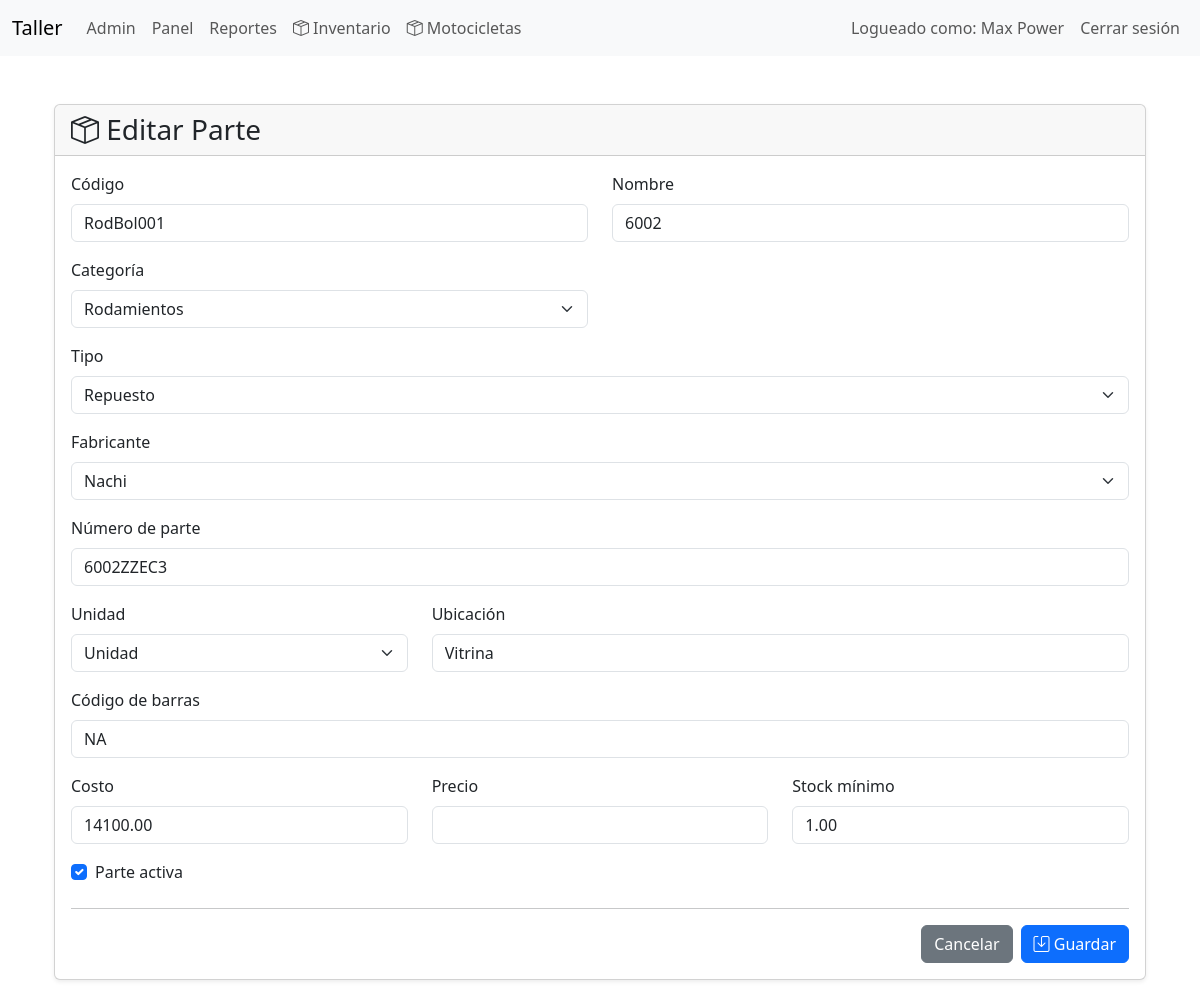
Screenshot of /index.php?controller=inventory&action=edit&id=28 (signed in) with the database file from the repository.
### tables this page shows
CREATE TABLE `partes` (
  `id` int(11) NOT NULL,
  `codigo` varchar(60) NOT NULL,
  `categoria_id` int(11) DEFAULT NULL,
  `tipo` enum('repuesto','insumo','herramienta') NOT NULL DEFAULT 'repuesto',
  `nombre` varchar(150) NOT NULL,
  `marca` varchar(100) DEFAULT NULL,
  `fabricante_repuesto_id` int(11) DEFAULT NULL,
  `numero_parte` varchar(100) DEFAULT NULL,
  `created_by` int(11) DEFAULT NULL,
  `unidad` enum('Unidad','Juego','Par','Litro','Mililitro','Kilogramo','Gramo','Metro','Centimetro') NOT NULL DEFAULT 'Unidad',
  `stock_actual` decimal(12,2) NOT NULL DEFAULT 0.00,
  `stock_reservado` decimal(12,2) NOT NULL DEFAULT 0.00,
  `stock_minimo` decimal(12,2) NOT NULL DEFAULT 0.00,
  `costo` decimal(10,2) NOT NULL DEFAULT 0.00,
  `precio_venta` decimal(10,2) NOT NULL DEFAULT 0.00,
  `ubicacion` varchar(120) DEFAULT NULL,
  `codigo_barras` varchar(100) DEFAULT NULL,
  `imagen` varchar(255) DEFAULT NULL,
  `activo` tinyint(1) NOT NULL DEFAULT 1,
  `created_at` datetime NOT NULL DEFAULT current_timestamp(),
  `updated_at` datetime NOT NULL DEFAULT current_timestamp() ON UPDATE current_timestamp()
);

CREATE TABLE `categorias_partes` (
  `id` int(11) NOT NULL,
  `nombre` varchar(100) NOT NULL,
  `descripcion` text DEFAULT NULL,
  `activo` tinyint(1) NOT NULL DEFAULT 1,
  `created_at` datetime NOT NULL DEFAULT current_timestamp(),
  `updated_at` datetime NOT NULL DEFAULT current_timestamp() ON UPDATE current_timestamp()
);

CREATE TABLE `fabricante_repuesto` (
  `id` int(11) NOT NULL,
  `nombre` varchar(100) NOT NULL,
  `descripcion` text DEFAULT NULL,
  `activo` tinyint(1) NOT NULL DEFAULT 1,
  `created_at` timestamp NOT NULL DEFAULT current_timestamp(),
  `updated_at` timestamp NOT NULL DEFAULT current_timestamp() ON UPDATE current_timestamp()
);

### app/controllers/BaseController.php (called while the page is built, shortened)
<?php
abstract class BaseController
{
    protected function render(string $view, array $data = []): void
    {
        extract($data);
        require __DIR__ . '/../views/layouts/header.php';
        require __DIR__ . '/../views/' . $view . '.php';
        require __DIR__ . '/../views/layouts/footer.php';
    }
}

### app/controllers/InventoryController.php (called while the page is built, shortened)
<?php
class InventoryController extends BaseController
{
    private Part $partModel;
    private FabricanteRepuesto $manufacturerModel;
    public function __construct(PDO $pdo)
    {
        $this->partModel = new Part($pdo);
        $this->manufacturerModel = new FabricanteRepuesto($pdo);
    }
    public function edit(): void
    {
        $id = (int) ($_GET['id'] ?? 0);
        $part = $this->partModel->findById($id);
        $this->render('inventory/form', [
            'part' => $part,
            'categories' => $this->partModel->categories(),
            'title' => 'Editar artículo',
            'manufacturers' => $this->manufacturerModel->active()
        ]);
    }
}

### app/models/BaseModel.php (called while the page is built, shortened)
<?php
class BaseModel
{
    public function __construct(PDO $pdo)
    {
        $this->db = $pdo;
    }
}

### app/models/Part.php (called while the page is built, shortened)
<?php
class Part extends BaseModel
{
    public function findById(int $id): ?array
    {
        $stmt = $this->db->prepare("
            SELECT *
            FROM partes
            WHERE id = ?
            LIMIT 1
        ");
        $stmt->execute([$id]);
        return $stmt->fetch(PDO::FETCH_ASSOC) ?: null;
    }
    public function categories(): array
    {
        return $this->db
            ->query("
                SELECT *
                FROM categorias_partes
                WHERE activo=1
                ORDER BY nombre
            ")
            ->fetchAll(PDO::FETCH_ASSOC);
    }
}

### app/models/CatalogModel.php (called while the page is built, shortened)
<?php
abstract class CatalogModel extends BaseModel
{
    protected string $table;
    public function active(): array
    {
        $stmt = $this->db->query("
            SELECT *
            FROM {$this->table}
            WHERE activo = 1
            ORDER BY nombre
        ");
        return $stmt->fetchAll(PDO::FETCH_ASSOC);
    }
}

### app/views/inventory/form.php (the view, shortened to what this page needs)
<?php
$isEdit = !empty($part);
$old = $_SESSION['old'] ?? [];
function field($name, $part, $old)
{
    return htmlspecialchars($old[$name] ?? ($part[$name] ?? ''));
}
?>
<div class="container py-4">
    <div class="card shadow-sm">
        <div class="card-header">
            <h3 class="mb-0">
                <i class="bi bi-box-seam"></i>
                <?= $isEdit ? 'Editar Parte' : 'Nueva Parte' ?>
            </h3>
        </div>
        <div class="card-body">
            <form
                method="post"
                action="index.php?controller=inventory&action=<?= $isEdit ? 'update' : 'store' ?>">
                <div class="row">
                    <div class="col-md-6 mb-3">
                        <label class="form-label">
                            Código
                        </label>
                        <input
                            type="text"
                            name="codigo"
                            class="form-control"
                            maxlength="30"
                            required
                            value="<?= field('codigo', $part, $old) ?>">
                    </div>
                    <div class="col-md-6 mb-3">
                        <label class="form-label">
                            Nombre
                        </label>
                        <input
                            type="text"
                            name="nombre"
                            class="form-control"
                            required
                            value="<?= field('nombre', $part, $old) ?>">
                    </div>
                </div>
                <div class="row">
                    <div class="col-md-6 mb-3">
                        <label class="form-label">
                            Categoría
                        </label>
                        <select
                            class="form-select"
                            name="categoria_id"
                            required>
                            <?php foreach ($categories as $cat): ?>
                                <?php
                                $selected =
                                    ($old['categoria_id'] ?? $part['categoria_id'] ?? '') == $cat['id'];
                                ?>
                                <option
                                    value="<?= $cat['id'] ?>"
                                    <?= $selected ? 'selected' : '' ?>>
                                    <?= htmlspecialchars($cat['nombre']) ?>
                                </option>
                            <?php endforeach; ?>
                        </select>
                    </div>
                    <div class="mb-3">
                        <label class="form-label">Tipo</label>
                        <select name="tipo" class="form-select">
                            <option value="repuesto">Repuesto</option>
                        </select>
                    </div>
                    <div class="mb-3">
                        <label class="form-label">
                            Fabricante
                        </label>
                        <select
                            name="fabricante_repuesto_id"
                            class="form-select">
                            <?php foreach ($manufacturers as $manufacturer): ?>
                                <option
                                    value="<?= $manufacturer['id'] ?>"
                                    <?= (($part['fabricante_repuesto_id'] ?? '') == $manufacturer['id']) ? 'selected' : '' ?>>
                                    <?= htmlspecialchars($manufacturer['nombre']) ?>
                                </option>
                            <?php endforeach; ?>
                        </select>
                    </div>
                    <div class="mb-3">
                        <label class="form-label">
                            Número de parte
                        </label>
                        <input
                            type="text"
                            name="numero_parte"
                            class="form-control"
                            value="<?= htmlspecialchars($part['numero_parte'] ?? '') ?>">
                    </div>
                </div>
                <div class="row">
                    <div class="col-md-4 mb-3">
                        <label class="form-label">
                            Unidad
                        </label>
                        <select
                            class="form-select"
                            name="unidad">
                            <option value="Unidad">Unidad</option>
                        </select>
                    </div>
                    <div class="col-md-8 mb-3">
                        <label class="form-label">
                            Ubicación
                        </label>
                        <input
                            class="form-control"
                            name="ubicacion"
                            value="<?= field('ubicacion', $part, $old) ?>">
                    </div>
                    <div class="mb-3">
                        <label class="form-label">Código de barras</label>
                        <input
                            type="text"
                            class="form-control"
                            name="codigo_barras"
                            value="<?= htmlspecialchars($part['codigo_barras'] ?? '') ?>">
                    </div>
                </div>
                <div class="row">
                    <div class="col-md-4 mb-3">
                        <label class="form-label">
                            Costo
                        </label>
                        <input
                            type="number"
                            step="0.01"
                            min="0"
                            class="form-control"
                            name="costo"
                            value="<?= field('costo', $part, $old) ?>">
                    </div>
                    <div class="col-md-4 mb-3">
                        <label class="form-label">
                            Precio
                        </label>
                        <input
                            type="number"
                            step="0.01"
                            min="0"
                            class="form-control"
                            name="precio_venta"
                            value="<?= field('precio', $part, $old) ?>">
                    </div>
                    <div class="col-md-4 mb-3">
                        <label class="form-label">
                            Stock mínimo
                        </label>
                        <input
                            type="number"
                            step="1"
                            min="0"
                            class="form-control"
                            name="stock_minimo"
                            value="<?= field('stock_minimo', $part, $old) ?>">
                    </div>
                </div>
                <div class="form-check mb-4">
                    <?php
                    $activo = $old['activo'] ?? $part['activo'] ?? 1;
                    ?>
                    <input
                        class="form-check-input"
                        type="checkbox"
                        name="activo"
                        value="1"
                        <?= $activo ? 'checked' : '' ?>>
                    <label class="form-check-label">
                        Parte activa
                    </label>
                </div>
                <hr>
                <div class="d-flex justify-content-end">
                    <a
                        href="index.php?controller=inventory&action=index"
                        class="btn btn-secondary me-2">
                        Cancelar
                    </a>
                    <button
                        class="btn btn-primary">
                        <i class="bi bi-save"></i>
                        Guardar
                    </button>
                </div>
            </form>
        </div>
    </div>
</div>

### public/css/style.css (style rules this page uses)
body { padding-bottom: 40px; }

### rows the page displays
partes: codigo "RodBol001", nombre "6002", categoria_id "Rodamientos", fabricante_repuesto_id "Nachi", numero_parte "6002ZZEC3", ubicacion "Vitrina", codigo_barras "NA", costo "14100.00", stock_minimo "1.00", activo "☑"

### other values shown
$_SESSION['user_name'] "Max Power"
